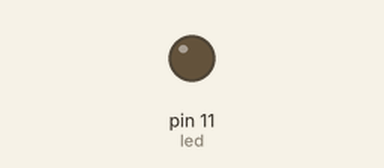
This sketch was run on a simulated Arduino Uno, built with avr-gcc and run on an emulated ATmega328P. Shown: output pins drawn as LEDs (lit = HIGH).

Above: at 0.15 s.
Timing chart, 0 to 1.6 s (numbered marks = the images above):
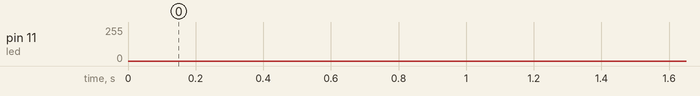

The sketch:

pulseLED.ino
```cpp
//Example 2: Pulsing an LED
const int led = 11;
int brightness = 1;
int fade = 1;


void setup() {
  // put your setup code here, to run once:
  Serial.begin(9600);
}

void loop() {
  // put your main code here, to run repeatedly:
  pulse();
}

void pulse() {
   if (brightness >= 255 || brightness <= 0) {
    fade = -fade;
  }

  brightness = brightness + fade;

  analogWrite(led, brightness);

  delay(1);
}

void blinking() {
  analogWrite(led,255);
  delay(100);
  analogWrite(led,0);
  delay(100);
}
```
